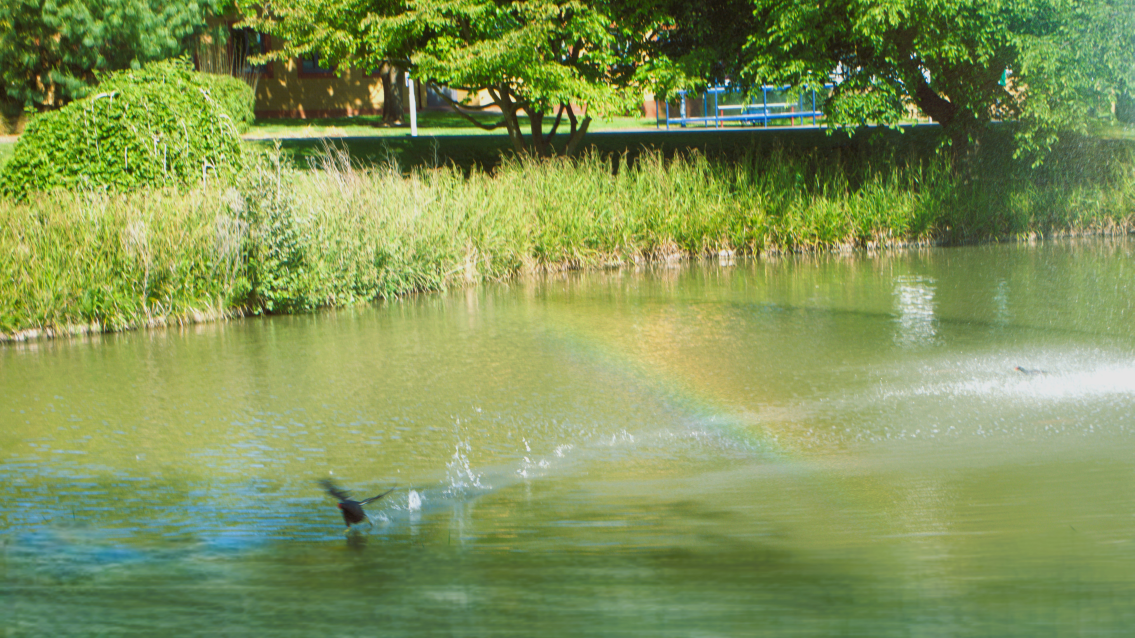
#> input picture python_image_processing/DSC08918.jpg, 5671 x 3190 px (shown at 1/5 size); its folder holds only this picture in this run
$ python python_image.py
#> lines starting #> are read from the running program, lines starting #| are printed output that depends on the picture
from PIL import Image
import numpy as np
import glob
import os

def rle_encode(data):
    """Run-Length Encode a 1D array"""
    encoded = []
    prev_pixel = data[0]
    count = 1

    for pixel in data[1:]:
        if pixel == prev_pixel:
            count += 1
        else:
            encoded.append((prev_pixel, count))
            prev_pixel = pixel
            count = 1
    encoded.append((prev_pixel, count))
    return encoded

def floyd_steinberg_dither(image):
    """Apply Floyd–Steinberg dithering"""
    img = np.array(image.convert("L"), dtype=np.float32)
    height, width = img.shape

    for y in range(height):
        for x in range(width):
            old_pixel = img[y, x]
            new_pixel = 255 if old_pixel > 127 else 0
            img[y, x] = new_pixel
            error = old_pixel - new_pixel

            if x + 1 < width:
                img[y, x + 1] += error * 7 / 16
            if y + 1 < height:
                if x > 0:
                    img[y + 1, x - 1] += error * 3 / 16
                img[y + 1, x] += error * 5 / 16
                if x + 1 < width:
                    img[y + 1, x + 1] += error * 1 / 16

    return Image.fromarray(np.clip(img, 0, 255).astype(np.uint8))

# Get all JPG files in the current folder
folder_path = os.getcwd()
jpg_files = glob.glob(os.path.join(folder_path, '*.jpg'))

print("Current working directory:", folder_path)


if not jpg_files:
    raise FileNotFoundError("No .jpg files found in the current directory.")

# Process each JPG file
for image_path in jpg_files:
    # Load image
    image = Image.open(image_path)
#> image is the input picture: PIL image 5671x3190 RGB; mean R, G, B 128.8, 148.7, 86.6
    image.thumbnail((500, 500))  # Resize
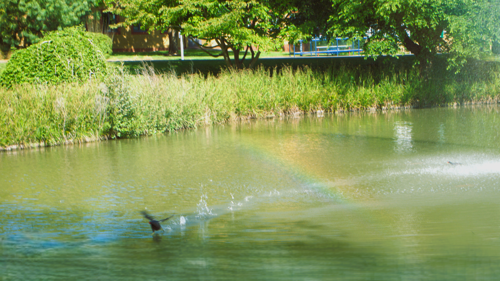
#> image: PIL image 500x281 RGB; mean R, G, B 128.8, 148.7, 86.6
    image = image.convert("L")   # Grayscale
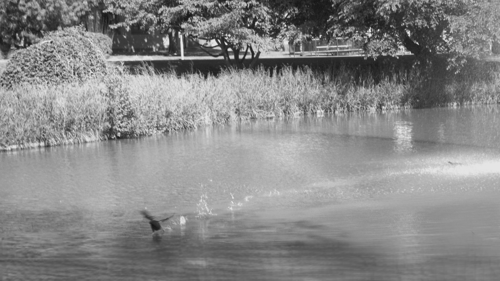
#> image: PIL image 500x281 L; min 22, max 239, mean 135.6

    # Apply dithering
    image = floyd_steinberg_dither(image)
#> after the loop in floyd_steinberg_dither, `for y in range(height):`:
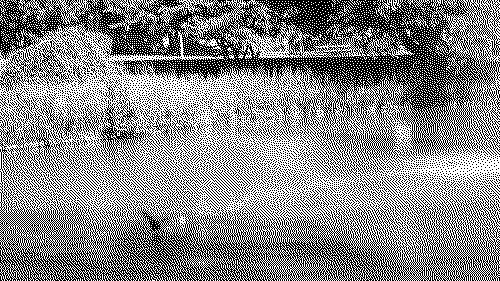
#> img: shape (281, 500) float32; 53.2% white; black in thin lines or dots
#> in floyd_steinberg_dither, `return Image.fromarray(np.clip(img, 0, 255).astype(np.uint8))`: returned value: PIL image 500x281 L; 53.2% white; black in thin lines or dots

    # Convert to numpy array and quantize to 4 levels
    imageArr = np.array(image)
    quantised_image = np.floor(imageArr / 64).astype(np.uint8)
#> quantised_image: shape (281, 500); values 0 (black) and 3 (white), 53.2% white; black in thin lines or dots

    # Flatten and encode
    pixels = quantised_image.flatten()
    compressed_data = rle_encode(pixels)
#> in rle_encode, `prev_pixel = data[0]`: prev_pixel = 0
#> the loop in rle_encode, `for pixel in data[1:]:` made 140499 passes
#> (pixel, prev_pixel, count) on passes 1, 2, 4, 7, 8, 9, 10, 11, 12, 13, 14, 15: (3, 3, 1), (0, 0, 1), (0, 0, 1), (3, 3, 1), (0, 0, 1), (3, 3, 1), (0, 0, 1), (3, 3, 1), (0, 0, 1), (3, 3, 1), (0, 0, 1), (3, 3, 1)
#> (prev_pixel, count) on passes 3, 61, 62, 63, 64, 65: (3, 1), (0, 1), (3, 1), (0, 1), (3, 1), (0, 1)
#> after the loop in rle_encode, `for pixel in data[1:]:`: encoded = 99068 items
#> compressed_data = 99069 items

    # Save RLE to file with same base filename
    base_name = os.path.splitext(os.path.basename(image_path))[0]
    output_file = f"{base_name}.txt"
    height, width = quantised_image.shape
#> height = 281; width = 500
    with open(output_file, "w") as file:
        file.write(f"{width} {height} 4\n")
        for value, count in compressed_data:
            file.write(f"{value} {count}\n")
#> this loop made 99069 passes

    print(f"Processed '{image_path}' → '{output_file}'")

print("All images processed successfully!")
